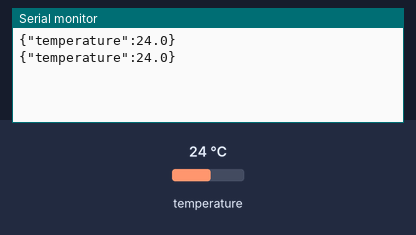
Recording of a sketch running on a simulated Arduino Uno, built with avr-gcc and run on an emulated ATmega328P. On the bench: the last lines printed to the serial monitor. The inputs (shaded band) are chosen by the test bench; at power-on: temperature 24 °C.

Above: at 5.8 s.
5.9 s: temperature set to 12 °C
At 9.6 s:
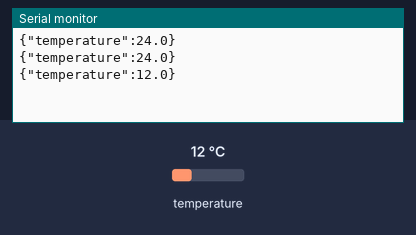
10.6 s: temperature set to 19 °C
At 12.8 s:
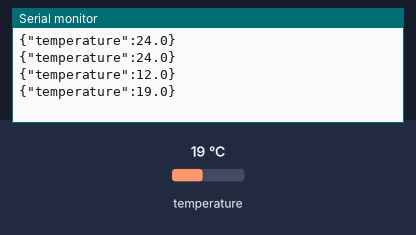
Timing chart, 0 to 14.3 s (numbered marks = the images above; inputs shaded):
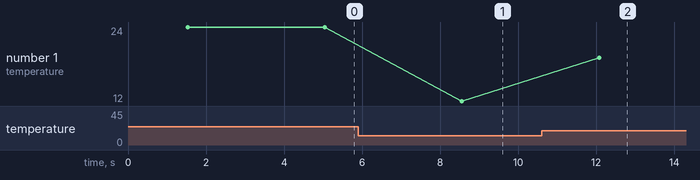

Measured:
- after the input at 5.9 s, the serial monitor: prints a new line after 2.7 s (image 1)
- after the input at 10.6 s, the serial monitor: prints a new line after 1.5 s (image 2)
- plotted number 1: 24 → 12 after the input at 5.9 s, 12 → 19 after the input at 10.6 s

The sketch:

temp.json.ino
```cpp
#include <OneWire.h>
#include <DallasTemperature.h>

#define ONE_WIRE_BUS 2   // DS18B20 DATA pin

OneWire oneWire(ONE_WIRE_BUS);
DallasTemperature sensors(&oneWire);

void setup() {
  Serial.begin(9600);
  sensors.begin();
}

void loop() {
  sensors.requestTemperatures();
  delay(750);   // DS18B20 conversion time

  float tempC = sensors.getTempCByIndex(0);

  // Print ONLY temperature in JSON format
  Serial.print("{\"temperature\":");
  Serial.print(tempC, 1);   // 1 decimal place
  Serial.println("}");

  delay(2000);
}
```
